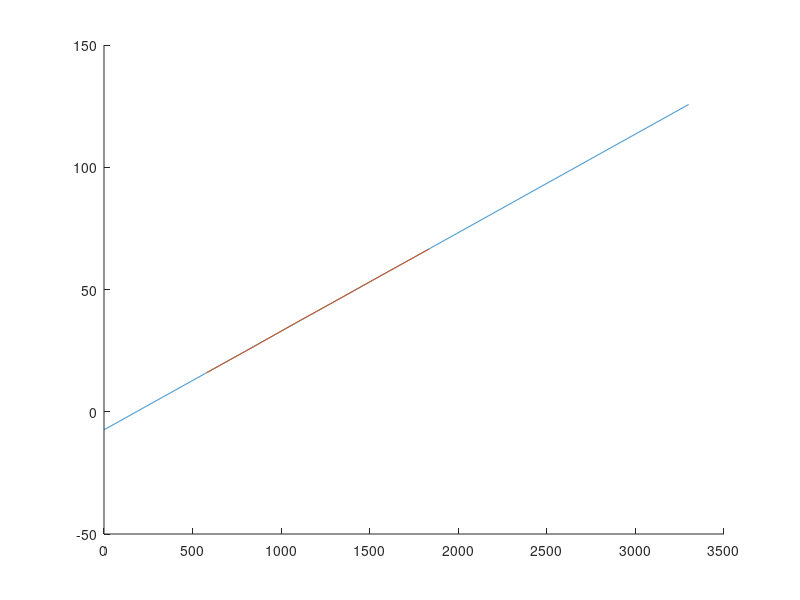

Write MATLAB code to recreate this figure.
clear all
close all
clc

% w1 = [1630;2649;3676;4697;5743;6787]/1000*9.81;
% meas1 = [275;520;768;1014;1265;1518];

% w2 = [1631;2649;3676;4698;5741;6787]/1000*9.81;
% meas2 = [492;743;996;1250;1510;1768];

% w0 = [1631;2649;3676;4698;5741;6787]/1000*9.81;
% meas0 = [277;518;761;1003;1250;1500];

w = [1631;2649;3676;4698;5741;6787]/1000*9.81;
meas = [580;830;1075;1326;1579;1836];

A = [ones(6,1),meas];
data = linsolve(A'*A,A'*w)

meas_tot = 0:1:3300;
tau = data(1) +data(2).*meas_tot;
hold on
plot(meas_tot,tau);
plot(meas,w);
hold off

%(0.0449-0.043714531181106)/0.043714531181106